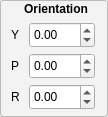
     <widget class="QGroupBox" name="groupBox_STEP1_Ori_5">
      <property name="geometry">
       <rect>
        <x>123</x>
        <y>260</y>
        <width>108</width>
        <height>117</height>
       </rect>
      </property>
      <property name="font">
       <font>
        <weight>75</weight>
        <bold>true</bold>
       </font>
      </property>
      <property name="styleSheet">
       <string notr="true">QGroupBox::title { 
    background-color: transparent;
     subcontrol-position: top center; /* position at the top left*/ 
     padding:2 13px;
 }
QGroupBox { 
     border: 1.2px solid rgb(186, 189, 182); 
     border-radius: 3px; 
	background-color : rgb(243,243,243);
 } </string>
      </property>
      <property name="title">
       <string>Orientation</string>
      </property>
      <property name="alignment">
       <set>Qt::AlignCenter</set>
      </property>
      <widget class="QLabel" name="label_JointAng1_18">
       <property name="geometry">
        <rect>
         <x>11</x>
         <y>26</y>
         <width>19</width>
         <height>17</height>
        </rect>
       </property>
       <property name="text">
        <string>Y</string>
       </property>
      </widget>
      <widget class="QLabel" name="label_JointAng2_18">
       <property name="geometry">
        <rect>
         <x>11</x>
         <y>57</y>
         <width>16</width>
         <height>17</height>
        </rect>
       </property>
       <property name="text">
        <string>P</string>
       </property>
      </widget>
      <widget class="QLabel" name="label_JointAng3_18">
       <property name="geometry">
        <rect>
         <x>11</x>
         <y>88</y>
         <width>18</width>
         <height>17</height>
        </rect>
       </property>
       <property name="text">
        <string>R</string>
       </property>
      </widget>
      <widget class="QDoubleSpinBox" name="doubleSpinBox_NostrilOriY">
       <property name="geometry">
        <rect>
         <x>29</x>
         <y>22</y>
         <width>66</width>
         <height>26</height>
        </rect>
       </property>
       <property name="minimum">
        <double>-360.000000000000000</double>
       </property>
       <property name="maximum">
        <double>360.000000000000000</double>
       </property>
      </widget>
      <widget class="QDoubleSpinBox" name="doubleSpinBox_NostrilOriR">
       <property name="geometry">
        <rect>
         <x>29</x>
         <y>84</y>
         <width>66</width>
         <height>26</height>
        </rect>
       </property>
       <property name="minimum">
        <double>-360.000000000000000</double>
       </property>
       <property name="maximum">
        <double>360.000000000000000</double>
       </property>
      </widget>
      <widget class="QDoubleSpinBox" name="doubleSpinBox_NostrilOriP">
       <property name="geometry">
        <rect>
         <x>29</x>
         <y>53</y>
         <width>66</width>
         <height>26</height>
        </rect>
       </property>
       <property name="minimum">
        <double>-360.000000000000000</double>
       </property>
       <property name="maximum">
        <double>360.000000000000000</double>
       </property>
      </widget>
     </widget>
